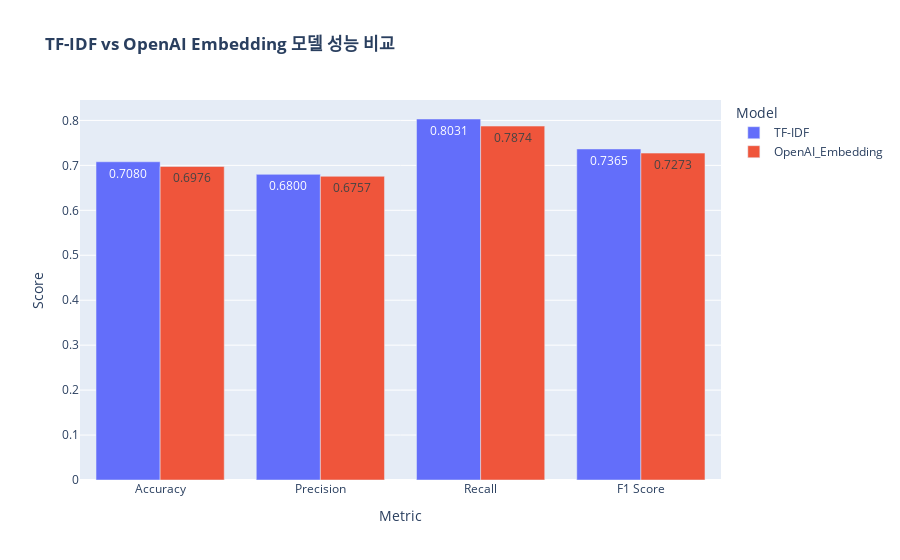

Notebook cell for this chart:
### Code cell
# 5. 두 모델 성능 비교 시각화
fig_compare = px.bar(
    metrics_df,
    x='Metric',
    y=['TF-IDF', 'OpenAI_Embedding'],
    barmode='group',
    title='<b>TF-IDF vs OpenAI Embedding 모델 성능 비교</b>',
    labels={'value': 'Score', 'variable': 'Model'},
    text_auto='.4f'
)
fig_compare.show()

### Figure 1 — Plotly figure (JSON) as saved in the notebook; plotly's stock layout.template omitted (floating-point values rounded to 4 significant figures)
{"data": [{"alignmentgroup": "True", "hovertemplate": "Model=TF-IDF<br>Metric=%{x}<br>Score=%{y}<extra></extra>", "legendgroup": "TF-IDF", "marker": {"color": "#636efa", "pattern": {"shape": ""}}, "name": "TF-IDF", "offsetgroup": "TF-IDF", "orientation": "v", "showlegend": true, "textposition": "auto", "texttemplate": "%{y:.4f}", "type": "bar", "x": ["Accuracy", "Precision", "Recall", "F1 Score"], "xaxis": "x", "y": [0.708, 0.68, 0.8031, 0.7365], "yaxis": "y"}, {"alignmentgroup": "True", "hovertemplate": "Model=OpenAI_Embedding<br>Metric=%{x}<br>Score=%{y}<extra></extra>", "legendgroup": "OpenAI_Embedding", "marker": {"color": "#EF553B", "pattern": {"shape": ""}}, "name": "OpenAI_Embedding", "offsetgroup": "OpenAI_Embedding", "orientation": "v", "showlegend": true, "textposition": "auto", "texttemplate": "%{y:.4f}", "type": "bar", "x": ["Accuracy", "Precision", "Recall", "F1 Score"], "xaxis": "x", "y": [0.6976, 0.6757, 0.7874, 0.7273], "yaxis": "y"}], "layout": {"barmode": "group", "legend": {"title": {"text": "Model"}, "tracegroupgap": 0}, "title": {"text": "<b>TF-IDF vs OpenAI Embedding 모델 성능 비교</b>"}, "xaxis": {"anchor": "y", "domain": [0, 1], "title": {"text": "Metric"}}, "yaxis": {"anchor": "x", "domain": [0, 1], "title": {"text": "Score"}}}}
